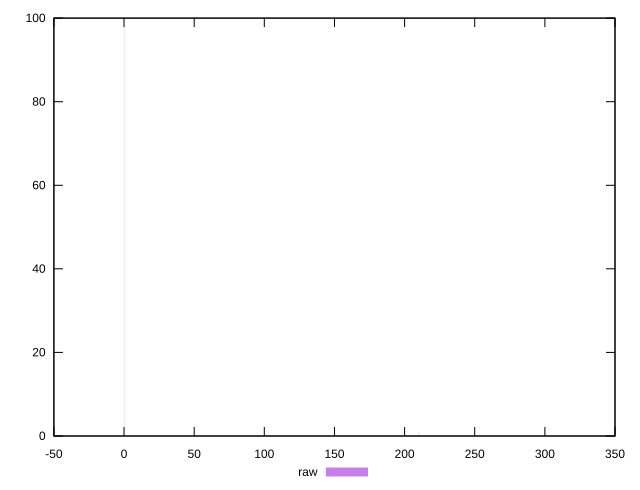

Write gnuplot code to recreate this figure.
reset
set terminal svg size 640, 490
set output "reprap/uses-rel-preconnect/samples/pages+cached/raw/histogram.svg"

$raw <<EOF
300 1
0 98
209.8 1
EOF

set key outside below
set boxwidth 0.1
set yrange [0:100]
set style fill transparent solid 0.5 noborder

plot \
  $raw title "raw" with boxes, \


reset
